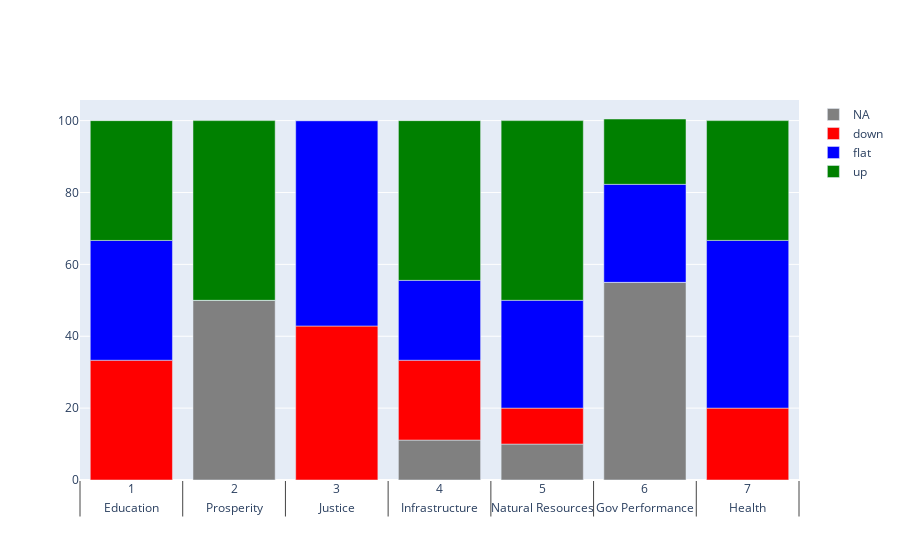

The notebook cell this image was saved under:
### Code cell
import plotly.graph_objects as go
x = [
    ["Education", "Prosperity", "Justice", "Infrastructure", "Natural Resources", "Gov Performance","Health"],
    [1,2,3,4,5,6,7]
]
fig = go.Figure()
fig.add_bar(x=x,y=[0,50,0,11.11,10,55,0],name='NA',marker_color='gray')
fig.add_bar(x=x,y=[33.33,0,42.85,22.22,10,0,20],name='down',marker_color='red')
fig.add_bar(x=x,y=[33.33,0,57.15,22.22,30,27.27,46.67],name='flat',marker_color='blue')
fig.add_bar(x=x,y=[33.33,50,0,44.44,50,18.18,33.33],name='up',marker_color='green')

fig.update_layout(barmode="relative")
fig.show()

### Figure 1 — Plotly figure (JSON) as saved in the notebook; plotly's stock layout.template omitted (floating-point values rounded to 4 significant figures)
{"data": [{"marker": {"color": "gray"}, "name": "NA", "type": "bar", "x": [["Education", "Prosperity", "Justice", "Infrastructure", "Natural Resources", "Gov Performance", "Health"], [1, 2, 3, 4, 5, 6, 7]], "y": [0, 50, 0, 11.11, 10, 55, 0]}, {"marker": {"color": "red"}, "name": "down", "type": "bar", "x": [["Education", "Prosperity", "Justice", "Infrastructure", "Natural Resources", "Gov Performance", "Health"], [1, 2, 3, 4, 5, 6, 7]], "y": [33.33, 0, 42.85, 22.22, 10, 0, 20]}, {"marker": {"color": "blue"}, "name": "flat", "type": "bar", "x": [["Education", "Prosperity", "Justice", "Infrastructure", "Natural Resources", "Gov Performance", "Health"], [1, 2, 3, 4, 5, 6, 7]], "y": [33.33, 0, 57.15, 22.22, 30, 27.27, 46.67]}, {"marker": {"color": "green"}, "name": "up", "type": "bar", "x": [["Education", "Prosperity", "Justice", "Infrastructure", "Natural Resources", "Gov Performance", "Health"], [1, 2, 3, 4, 5, 6, 7]], "y": [33.33, 50, 0, 44.44, 50, 18.18, 33.33]}], "layout": {"barmode": "relative"}}
